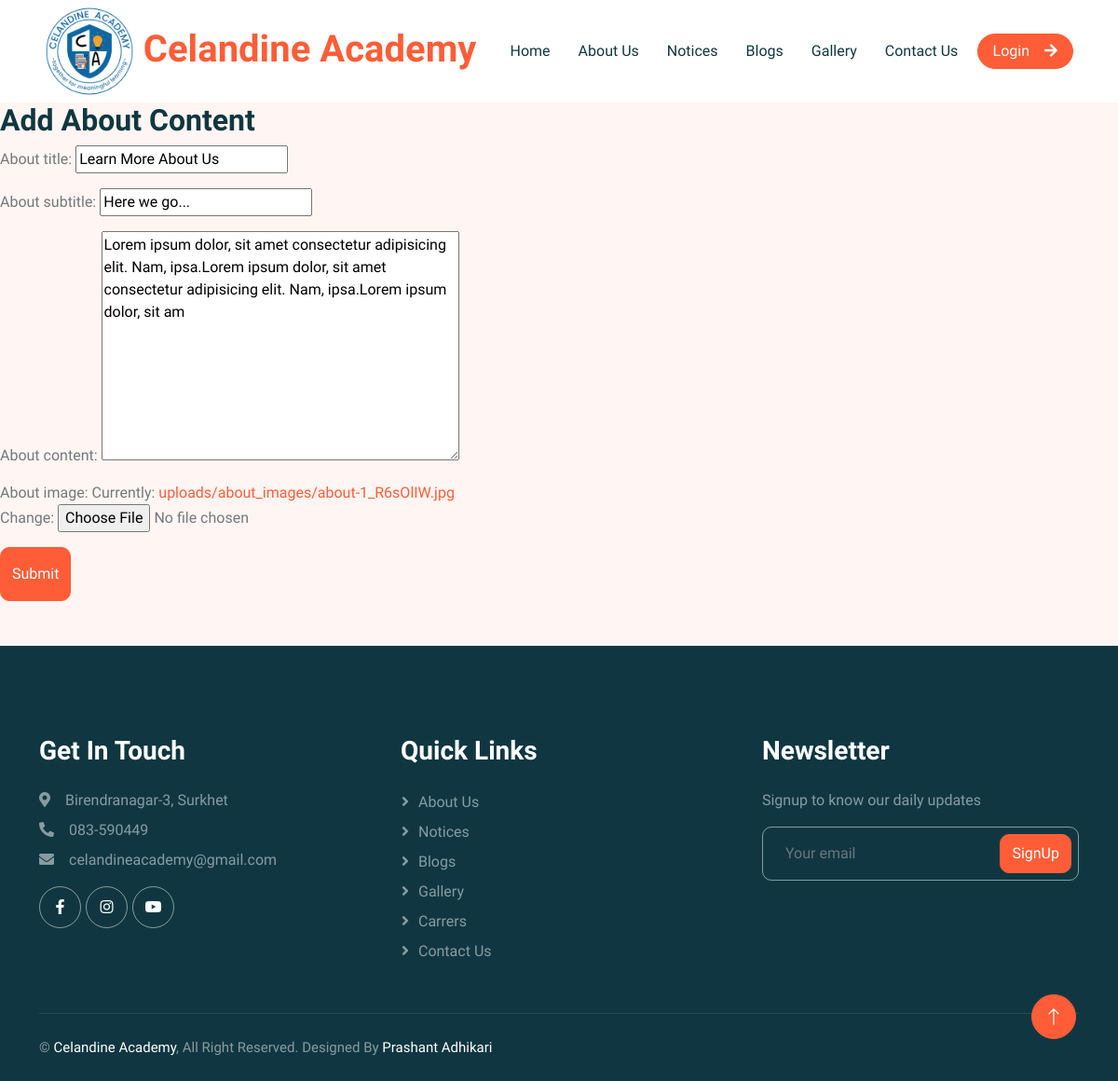
Screenshot of /edit-about/2 with the database file from the repository.
### base/models.py (models this page shows, shortened)
class SchoolSetup(models.Model):
    data_set = models.CharField(max_length=255)
    logo = models.ImageField(upload_to="uploads/logos")
    school_name = models.CharField(max_length=255)
    address = models.CharField(max_length=255)
    contact = models.CharField(max_length=255)
    email = models.EmailField(max_length=255)
    opening_hours = models.CharField(max_length=255)
    map_url = models.URLField(null=True, blank=True)
    created_at = models.DateTimeField(auto_now_add=True)
    class Meta:
        verbose_name_plural = "01. School Setup"

class About(models.Model):
    about_title = models.CharField(max_length=255)
    about_subtitle = models.CharField(max_length=255)
    about_content = models.TextField()
    about_image = models.ImageField(upload_to="uploads/about_images/")
    created_at = models.DateTimeField(auto_now_add=True)
    class Meta:
        verbose_name_plural = "03. About"

### base/views.py (the view)
# urls.py: path('edit-about/<str:pk>', views.editAbout, name='editabout'),
def editAbout(request, pk):
    about = About.objects.get(id=pk)
    form = AboutForm(instance=about)
    if request.method == 'POST':
        form = AboutForm(request.POST, request.FILES, instance=about)
        if form.is_valid():
            form.save()
            messages.success(request, "About content updated successfully")
            return redirect('about')
    context = {'form': form}
    return render(request, 'base/aboutform.html', context)

### base/forms.py
class AboutForm(forms.ModelForm):
    class Meta:
        model = About
        fields = '__all__'
    def __init__(self, *args, **kwargs):
        super(AboutForm, self).__init__(*args, **kwargs)

### base/context_processors.py (called while the page is built)
def custom_data(request):
    if SchoolSetup.objects.all().exists():
        setup = SchoolSetup.objects.all().order_by('-created_at')
        data = setup[0]
        return {'data': data}
    else:
        data=None
        return {'data': data}

def social_data(request):
    if Socials.objects.all().exists():
        social = Socials.objects.all().order_by('-created_at')
        sodata = social[0]
        return {'sodata': sodata}
    else:
        sodata=None
        return {'sodata': sodata}

def vision_data(request):
    if Vision.objects.all().exists():
        vision = Vision.objects.all().order_by('-created_at')
        vdata = vision[0]
        return {'vdata': vdata}
    else:
        vdata = None
        return {'vdata': vdata}

def mission_data(request):
    if Mission.objects.all().exists():
        mission = Mission.objects.all().order_by('-created_at')
        mdata = mission[0]
        return {'mdata': mdata}
    else:
        mdata = None
        return {'mdata': mdata}

def message_data(request):
    if MessageFrom.objects.all().exists():
        message = MessageFrom.objects.all().order_by('-created_at')
        msgdata = message[0]
        return {'msgdata': msgdata}
    else:
        msgdata = None
        return {'msgdata': msgdata}

def team_data(request):
    team = TeamMember.objects.all()
    return {'tdata': team}

def faq(request):
    faq = Faqs.objects.all()
    return {'fdata': faq}

def courses(request):
    courses = Courses.objects.all()
    return {'cdata': courses}

def testimonial(request):
    tmsg = Testimonial.objects.all()
    return {'tedata': tmsg}

def popup(request):
    modal = PopupMessage.objects.all()
    return {'pdata': modal}

### base/templates/base/aboutform.html (shortened to what this page needs)
{% extends 'main.html' %}
{% load static %}
{% block content %}
<h2>Add About Content</h2>
<div>
    <div class="row">
        <div class="col">
            <form action="" method="post" enctype="multipart/form-data">
                {{form.as_p}}
                <div class="row">
                    <div class="col">
                        <button class="btn btn-primary py-3" type="submit">Submit</button>
                    </div>
                </div>
            </form>
        </div>
    </div>
</div>
{% endblock %}

### templates/header.html (shortened to what this page needs)
{% block content %}
    <div class="container-xxl bg-white p-0">
        <nav class="navbar navbar-expand-lg bg-white navbar-light sticky-top px-4 px-lg-5 py-lg-0">
            <a href="{% url 'home' %}" class="navbar-brand">
                <h1 class="m-0 text-primary">
                    <img src="{{data.logo.url}}" class="" alt="" height="100px">
                    {{data.school_name}}
                </h1>
            </a>
            <div class="collapse navbar-collapse" id="navbarCollapse">
                <div class="navbar-nav mx-auto">
                    {% with url_name=request.resolver_match.url_name %}
                    <a href="{% url 'home' %}" class="nav-item nav-link {% if url_name == 'home' %}active{% endif %}">Home</a>
                    <a href="{% url 'about' %}" class="nav-item nav-link {% if url_name == 'about' %}active{% endif %}">About Us</a>
                    <a href="{% url 'notice' %}" class="nav-item nav-link {% if url_name == 'notice' %}active{% endif %}">Notices</a>
                    <a href="{% url 'blogs' %}" class="nav-item nav-link {% if url_name == 'blogs' %}active{% endif %}">Blogs</a>
                    <a href="{% url 'gallery' %}" class="nav-item nav-link {% if url_name == 'gallery' %}active{% endif %}">Gallery</a>
                    <a href="{% url 'contact' %}" class="nav-item nav-link {% if url_name == 'contact' %}active{% endif %}">Contact Us</a>
                    {% endwith %}
                </div>
                <a href="http://127.0.0.1:8000/admin" class="btn btn-primary rounded-pill px-3 d-none d-lg-block">Login<i
                        class="fa fa-arrow-right ms-3"></i></a>
            </div>
        </nav>
    </div>
{% endblock %}

### templates/footer.html (shortened to what this page needs)
{% block content %}
<div class="container-fluid bg-dark text-white-50 footer pt-5 mt-5 wow fadeIn" data-wow-delay="0.1s">
    <div class="container py-5">
        <div class="row g-5">
            <div class="col-lg-4 col-md-6">
                <h3 class="text-white mb-4">Get In Touch</h3>
                <p class="mb-2"><i class="fa fa-map-marker-alt me-3"></i>{{data.address}}</p>
                <p class="mb-2"><i class="fa fa-phone-alt me-3"></i>{{data.contact}}</p>
                <p class="mb-2"><i class="fa fa-envelope me-3"></i>{{data.email}}</p>
                <div class="d-flex pt-2">
                    <a class="btn btn-outline-light btn-social" href="{{sodata.facebook_url}}"><i
                            class="fab fa-facebook-f"></i></a>
                    <a class="btn btn-outline-light btn-social" href="{{sodata.instagram_url}}"><i
                            class="fab fa-instagram"></i></a>
                    <a class="btn btn-outline-light btn-social" href="{{sodata.youtube_url}}"><i
                            class="fab fa-youtube"></i></a>
                </div>
            </div>
            <div class="col-lg-4 col-md-6">
                <h3 class="text-white mb-4">Quick Links</h3>
                <a class="btn btn-link text-white-50" href="{% url 'about' %}">About Us</a>
                <a class="btn btn-link text-white-50" href="{% url 'notice' %}">Notices</a>
                <a class="btn btn-link text-white-50" href="{% url 'blogs' %}">Blogs</a>
                <a class="btn btn-link text-white-50" href="{% url 'gallery' %}">Gallery</a>
                <a class="btn btn-link text-white-50" href="{% url 'carrers' %}">Carrers</a>
                <a class="btn btn-link text-white-50" href="{% url 'contact' %}">Contact Us</a>
            </div>
            <div class="col-lg-4 col-md-6">
                <h3 class="text-white mb-4">Newsletter</h3>
                <p>Signup to know our daily updates</p>
                <div class="position-relative mx-auto" style="max-width: 400px;">
                    <input class="form-control bg-transparent w-100 py-3 ps-4 pe-5" type="text"
                        placeholder="Your email">
                    <button type="button"
                        class="btn btn-primary py-2 position-absolute top-0 end-0 mt-2 me-2">SignUp</button>
                </div>
            </div>
        </div>
    </div>
    <div class="container">
        <div class="copyright">
            <div class="row">
                <div class="col-md-6 text-center text-md-start mb-3 mb-md-0">
                    &copy; <a class="" href="{% url 'home' %}">{{data.school_name}}</a>, All Right Reserved.
                    Designed By <a class="" href="#">Prashant Adhikari</a>
                </div>
            </div>
        </div>
    </div>
</div>
<a href="#" class="btn btn-lg btn-primary btn-lg-square back-to-top"><i class="bi bi-arrow-up"></i></a>
{% endblock %}

### static/css/style.css (style rules this page uses)
:root { --primary: #FE5D37; --light: #FFF5F3; --dark: #103741; }
.back-to-top { position: fixed; display: none; right: 45px; bottom: 45px; z-index: 99; }
.btn { font-weight: 500; transition: .5s; }
.btn.btn-primary { color: #FFFFFF; }
.btn-lg-square { width: 48px; height: 48px; }
.btn-square, .btn-sm-square, .btn-lg-square { padding: 0; display: flex; align-items: center; justify-content: center; font-weight: normal; border-radius: 50px; }
h1, h2, h3, h4, .h1, .h2, .h3, .h4, .display-1, .display-2, .display-3, .display-4, .display-5, .display-6 { font-family: 'Lobster Two', cursive; font-weight: 700; }
.navbar .navbar-nav .nav-link { padding: 30px 15px; color: var(--dark); font-weight: 500; outline: none; }
.navbar.sticky-top { top: -100px; transition: .5s; }
.footer .btn.btn-social { margin-right: 5px; width: 45px; height: 45px; display: flex; align-items: center; justify-content: center; color: #FFFFFF; border: 1px solid rgba(255,255,255,0.5); border-radius: 45px; transition: .3s; }
.footer .btn.btn-link { display: block; margin-bottom: 5px; padding: 0; text-align: left; font-size: 16px; font-weight: normal; text-transform: capitalize; transition: .3s; }
.footer .btn.btn-link::before { position: relative; content: "\f105"; font-family: "Font Awesome 5 Free"; font-weight: 900; margin-right: 10px; }
.footer .form-control { border-color: rgba(255,255,255,0.5); }
.footer .copyright { padding: 25px 0; font-size: 15px; border-top: 1px solid rgba(256, 256, 256, .1); }
.footer .copyright a { color: #FFFFFF; }

### rows the page displays
SchoolSetup: logo (picture), school_name "Celandine Academy", address "Birendranagar-3, Surkhet", contact "083-590449", email "celandineacademy@gmail.com"
About: about_title "Learn More About Us", about_subtitle "Here we go...", about_content "Lorem ipsum dolor, sit amet consectetur adipisicing elit. Nam, ipsa.Lorem ipsum dolor, sit amet consectetur adipisicing elit. Nam, ipsa.Lorem ipsum dolor, sit am"
